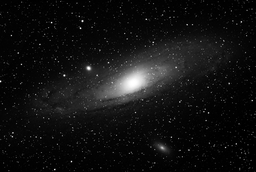
#> input picture Computer-vision/image/star.png, 256 x 172 px, shrunk from 602 x 404 before the run, found by its file name
$ python '均值漂移.py'
#> lines starting #> are read from the running program, lines starting #| are printed output that depends on the picture
import cv2
import numpy as np
import matplotlib.pyplot as plt

img = cv2.imread('./image/star.png')
#> img is the input picture: shape (172, 256, 3); min 0, max 255, mean 17.3

msf1 = cv2.pyrMeanShiftFiltering(img, 10, 70)
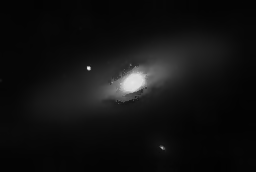
#> msf1: shape (172, 256, 3); min 2, max 242, mean 16.8
msf2 = cv2.pyrMeanShiftFiltering(img, 50, 10)
msf3 = cv2.pyrMeanShiftFiltering(img, 60, 70)
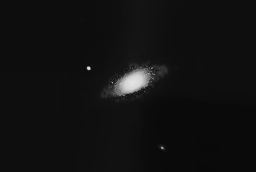
#> msf3: shape (172, 256, 3); min 9, max 230, mean 16.7

plt.subplot(221)
plt.title('Original')
plt.imshow(img)
plt.subplot(222)
plt.title('10,70')
plt.imshow(msf1)
plt.subplot(223)
plt.title('70,10')
plt.imshow(msf2)
plt.subplot(224)
plt.title('60,70')
plt.imshow(msf3)
plt.show()
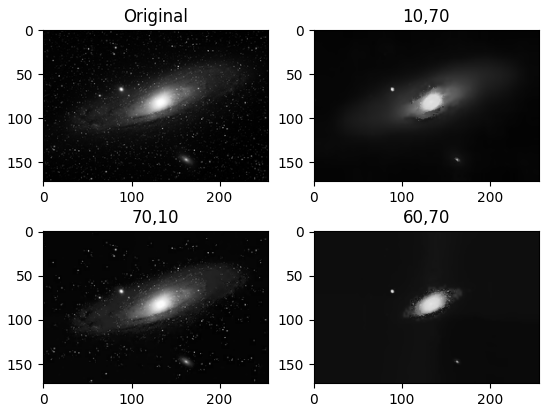
#> figure drawn by matplotlib, 4 panels
